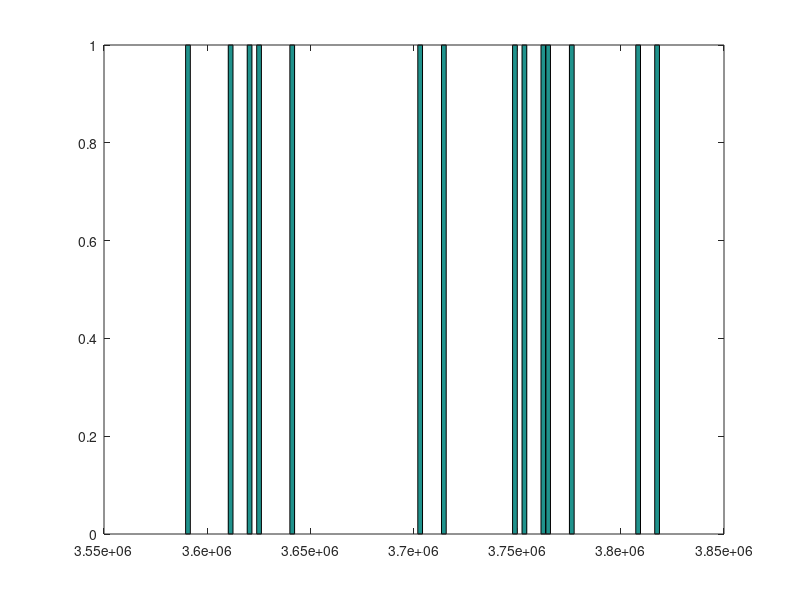

Write the MATLAB code that produced this figure. (Note: this script raises an error after producing the figure.)
%% packets per hour

format long
more off
set (gca, 'fontname', 'Helvetica', 'fontsize', 20);
measurements = csvread ('measurements.csv');
%measurementscnt = sum (measurements(:,2))

o0n = measurements(:,7);
o0s = measurements(:,8);
o1n = measurements(:,9);
o1s = measurements(:,10);
o2n = measurements(:,11);
o2s = measurements(:,12);

x = [0:13]';

%h = stem(timestamps, measurements(:,2)/10^6, 'marker', 'none') % plots stem graphic
%h = stem(measurements(:,2),x, 'marker', 'none') % plots stem graphic
hist(o0n,100)
%xlim([x(1) x(end)]);
%numberOfXTicks = 5;
%xData = get(h,'XData');
%set(gca,'Xtick',linspace(xData(1),xData(end),numberOfXTicks));
%set(gca,'DatetimeTickFormat', 'dd/mm');
%datetick('x', 'dd/mmm'); % sets x-axis display format
xlim([0 max(oOn)]);
xlabel('execution time [cycles]') % sets x-axis label
ylabel('frequency') % sets y-axis label
title('Distribution of execution times for our testsuite') %set plot title
grid on % enables grid lines
axis([0 max(o0s) 0 6]);
set(gca,'layer','top');

%%
hist(o0s,100)
xlim([0 max(oOs)]);
xlabel('execution time [cycles]') % sets x-axis label
ylabel('frequency') % sets y-axis label
title('Distribution of execution times for our testsuite') %set plot title
grid on % enables grid lines
axis([0 max(o0s) 0 6]);
set(gca,'layer','top');

%%
hist(o1n,100)
xlabel('execution time [cycles]') % sets x-axis label
ylabel('frequency') % sets y-axis label
title('Distribution of execution times for our testsuite') %set plot title
axis([0 max(o0s) 0 6]);
grid on % enables grid lines
set(gca,'layer','top');


%%
hist(o1s,100)
xlabel('execution time [cycles]') % sets x-axis label
ylabel('frequency') % sets y-axis label
title('Distribution of execution times for our testsuite') %set plot title
grid on % enables grid lines
axis([0 max(o0s) 0 6]);
set(gca,'layer','top');

%%
hist(o2n,100)
xlabel('execution time [cycles]') % sets x-axis label
ylabel('frequency') % sets y-axis label
title('Distribution of execution times for our testsuite') %set plot title
grid on % enables grid lines
axis([0 max(o0s) 0 6]);
set(gca,'layer','top');

%%
hist(o2s,100)
xlabel('execution time [cycles]') % sets x-axis label
ylabel('frequency') % sets y-axis label
title('Distribution of execution times for our testsuite') %set plot title
grid on % enables grid lines
axis([0 max(o0s) 0 6]);
set(gca,'layer','top');


%%

mean_val=mean(measurements(:,2)) % calculates the mean
std_val=std(measurements(:,2)) % calculates the standard deviation
[max_val max_ind]=max(measurements(:,2)) %calculates the maximum value
datestr((timestamps(max_ind))) % shows time/date of max in a human readable format
[min_val min_ind]=min(measurements(:,2)) %calculates the minimum value
datestr((timestamps(min_ind))) % shows time/date of min in a human readable format

%% unique srcIPs per hour

format long
more off
set (gca, 'fontname', 'Helvetica', 'fontsize', 20);
measurements = csvread ('p6_src_count_ts.csv');
%measurementscnt = sum (measurements(:,2))

timestamps = datenum (1970, 1, 1, 0, 0, measurements(:,1)); % transforms epoch into datenum format
x = datetime(timestamps,'ConvertFrom','datenum');
h = stem(x, measurements(:,2)/10^6, 'marker', 'none') % plots stem graphic
xlim([x(1) x(end)]);
numberOfXTicks = 5;
xData = get(h,'XData');
set(gca,'Xtick',linspace(xData(1),xData(end),numberOfXTicks));
xlabel('days in weeks of period') % sets x-axis label
ylabel('#srcIPs [millions]') % sets y-axis label
title('Number of unique IP sources per Hour [millions]') %set plot title
grid on % enables grid lines
set(gca,'layer','top');

mean_val=mean(measurements(:,2)) % calculates the mean
std_val=std(measurements(:,2)) % calculates the standard deviation
[max_val max_ind]=max(measurements(:,2)) %calculates the maximum value
datestr((timestamps(max_ind))) % shows time/date of max in a human readable format
[min_val min_ind]=min(measurements(:,2)) %calculates the minimum value
datestr((timestamps(min_ind))) % shows time/date of min in a human readable format

